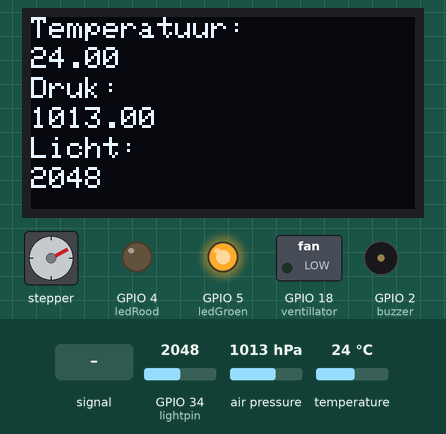
Simulated run of this sketch. Board: ESP32. Parts: 128×64 one-colour display, stepper motor, switched loads named in the sketch (green lamp = pin HIGH), output pins drawn as LEDs (lit = HIGH), buzzer (waves = sounding, pin HIGH). The inputs (shaded band) are chosen by the test bench; at power-on: temperature 24 °C, GPIO 34 (lightpin) = 2048, air pressure 1013 hPa. WiFi joins after 1.5 s; servers stay silent unless stated; stepper angles assume 2048 steps per turn; what the sketch prints to the serial monitor is not drawn.

Above: at 3.0 s.
3.1 s: GPIO 34 (lightpin) fed a 200 Hz sine of ±1023 counts around its level
5.7 s: temperature set to 25.3 °C
At 7.92 s:
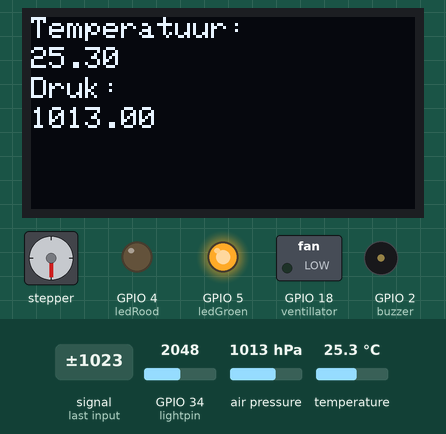
10.2 s: temperature set to 26.5 °C
At 14.05 s:
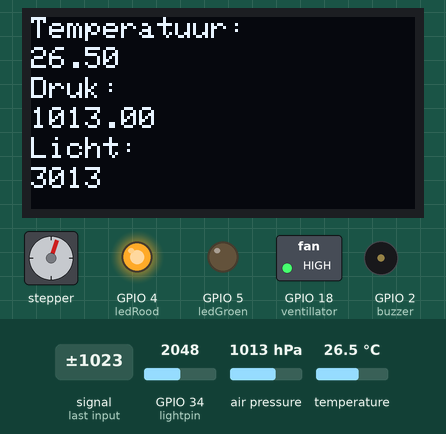
15.3 s: GPIO 34 (lightpin) set to 2866
At 16.7 s:
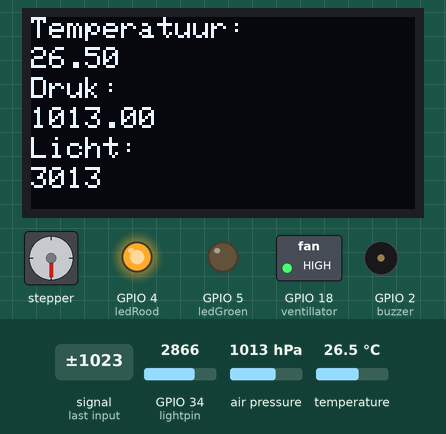
20.8 s: GPIO 34 (lightpin) set to 3072
At 24.1 s:
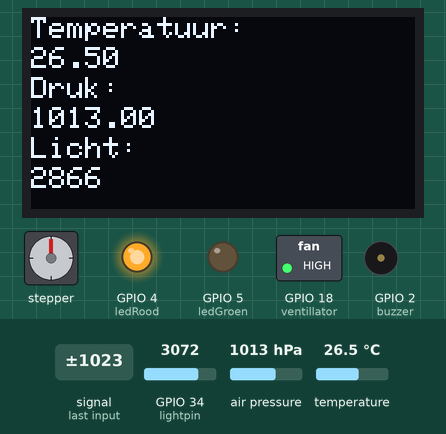
28.0 s: GPIO 34 (lightpin) set to 2960
At 32.0 s:
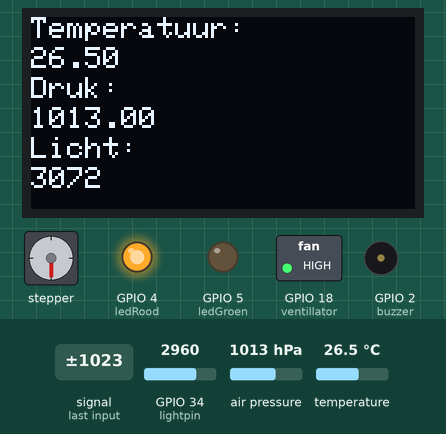
Timing chart, 0 to 33.5 s (numbered marks = the images above; inputs shaded):
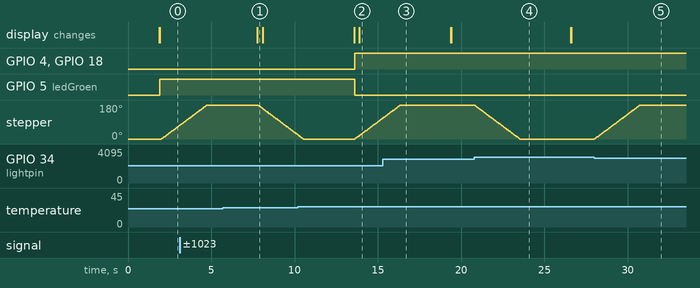

The sketch:

ESP32_WiFi.ino
```cpp
#define BLYNK_PRINT Serial

#include <WiFi.h>
#include <WiFiClient.h>
#include <BlynkSimpleEsp32.h>
#include <SPI.h>
#include <Stepper.h>
#include <Wire.h>
#include <Adafruit_GFX.h>
#include <Adafruit_SSD1306.h>
#include <Adafruit_BMP280.h>

#define SCREEN_WIDTH 128 // OLED display width, in pixels
#define SCREEN_HEIGHT 64 // OLED display height, in pixels
Adafruit_SSD1306 display(SCREEN_WIDTH, SCREEN_HEIGHT, &Wire, -1);


Adafruit_BMP280 bmp;
#define SEALEVELPRESSURE_HPA (1013.25)

const float STEPS_PER_REV = 32;
const float GEAR_RED = 64;
const float STEPS_PER_OUT_REV = STEPS_PER_REV * GEAR_RED;
int StepsRequired;
Stepper steppermotor(STEPS_PER_REV, 33, 32, 15, 14);

int lightpin = 34;
int temp = bmp.readTemperature();
int ledRood = 4;
int ledGroen = 5;
int buzzer = 2;
int ventillator = 18;
int statusmotor = 0;
int status2 = 0;

char auth[] = "26qC7ceJXDg7U9-IRecpDGOXo8vnn4GW";
char ssid[] = "WiFi-2.4-B60C";
char pass[] = "92A15B666A";


void setup()
{
  Serial.begin(9600);

  pinMode(ledRood, OUTPUT);
  pinMode(ledGroen, OUTPUT);
  pinMode(buzzer, OUTPUT);
  pinMode(ventillator, OUTPUT);

  if (!display.begin(SSD1306_SWITCHCAPVCC, 0x3C)) {
    Serial.println(F("SSD1306 allocation failed"));
    for (;;);
  }


  if (!bmp.begin(0x77)) {
    Serial.println(F("Could not find a valid BMP280 sensor, check wiring!"));
    while (1) delay(10);
  }

  bmp.setSampling(Adafruit_BMP280::MODE_NORMAL,
                  Adafruit_BMP280::SAMPLING_X2,
                  Adafruit_BMP280::SAMPLING_X16,
                  Adafruit_BMP280::FILTER_X16,
                  Adafruit_BMP280::STANDBY_MS_500);


  Blynk.begin(auth, ssid, pass, "server.wyns.it", 8081);


}

void loop()
{

  display.clearDisplay();
  // Temperatuur
  display.setTextSize(1);
  display.setTextColor(WHITE);
  display.setCursor(0, 0);
  display.println("Temperatuur:");
  display.setTextSize(1);
  display.setTextColor(WHITE);
  display.setCursor(0, 10);
  display.println(bmp.readTemperature());
  // Druk
  display.setTextSize(1);
  display.setTextColor(WHITE);
  display.setCursor(0, 20);
  display.println("Druk:");
  display.setTextSize(1);
  display.setTextColor(WHITE);
  display.setCursor(0, 30);
  display.println(bmp.readPressure() / 100.0F);
  display.display();
  // Licht
  display.setTextSize(1);
  display.setTextColor(WHITE);
  display.setCursor(0, 40);
  display.println("Licht:");
  display.setTextSize(1);
  display.setTextColor(WHITE);
  display.setCursor(0, 50);
  display.println(analogRead(lightpin));

  display.display();

  // SERIAL PRINT
  Serial.print(F("Temperature = "));
  Serial.print(bmp.readTemperature());
  Serial.println(" *C");

  Serial.print(F("Pressure = "));
  Serial.print(bmp.readPressure() / 100.0F);
  Serial.println(" hPa");

  Serial.print("Light = ");
  Serial.print(analogRead(lightpin));
  Serial.println(" lux");


  //BLYNK
  Blynk.run();
  Blynk.virtualWrite(V4, analogRead(lightpin));
  Blynk.virtualWrite(V1, bmp.readTemperature());
  Blynk.virtualWrite(V2, bmp.readPressure() / 100.0F);
  WidgetLED led1(V6); //register to virtual pin 1
  WidgetLED led2(V7);
  WidgetLED led3(V8);
  WidgetLED led4(V9);
  WidgetLED led5(V10);
  WidgetLED led6(V11);


  //PROCES
  if (bmp.readTemperature() < 26 && bmp.readTemperature() > 0) {
    digitalWrite(ledGroen, HIGH);
    digitalWrite(ledRood, LOW);
    digitalWrite(buzzer, LOW);
    digitalWrite(ventillator, LOW);
    led1.off();
    led2.off();
    led3.on();
    led4.off();


  } if (bmp.readTemperature() > 26) {
    digitalWrite(ledGroen, LOW);
    digitalWrite(ledRood, HIGH);
    digitalWrite(buzzer, LOW);
    digitalWrite(ventillator, HIGH);
    led3.off();
    led1.on();
    led2.off();
    led4.on();

  } while (bmp.readTemperature() < 0) {
    digitalWrite(ledRood, HIGH);
    digitalWrite(buzzer, HIGH);
    digitalWrite(ledGroen, LOW);
    led3.off();
    led2.on();
    led4.on();
    delay(500);
    digitalWrite(ledRood, LOW);
    digitalWrite(buzzer, LOW);
    digitalWrite(ledGroen, LOW);
    led3.off();
    led2.off();
    led4.off();
    delay(500);
  }

if(analogRead(lightpin) > 3000 && statusmotor == 0){
  status2 = 2;
  statusmotor = 1;
  delay(100);

  } if (analogRead(lightpin) < 3000 && statusmotor == 0){
    status2 = 3;
    statusmotor = 1;
    delay(100);
    }


while(statusmotor = 1){
  if (analogRead(lightpin) > 3000 && status2 == 2){
    StepsRequired  =  - STEPS_PER_OUT_REV / 2;
    steppermotor.setSpeed(700);
    steppermotor.step(StepsRequired);
    led5.on();
    led6.off();
    delay(3000);
    status2 = 3;
    return;
    while(1);

  } if (analogRead(lightpin) < 3000 && status2 == 3){
    StepsRequired  = STEPS_PER_OUT_REV / 2;
    steppermotor.setSpeed(700);
    steppermotor.step(StepsRequired);
    led5.off();
    led6.on();
    delay(3000);
    status2 = 2;
    return;
    while(1);

  }
}


}
```

Measured:
- the behaviour switches between 26 and 26.1 °C on temperature (found by bisection; images 1 and 2)
- the behaviour switches between 3000 and 3001 on GPIO 34 (lightpin) (found by bisection; images 3 and 4)
- after the input at 10.2 s, GPIO 4 (ledRood), GPIO 18 (ventillator): LOW → HIGH after 3.4 s; GPIO 5 (ledGroen): HIGH → LOW after 3.4 s
- after the input at 15.3 s, stepper: goes on until 16.3 s, then stays 180°
- after the input at 20.8 s, stepper: turns 180° counter-clockwise in 2.7 s, starting at once
- after the input at 28.0 s, stepper: turns 180° clockwise in 2.7 s, starting at once
